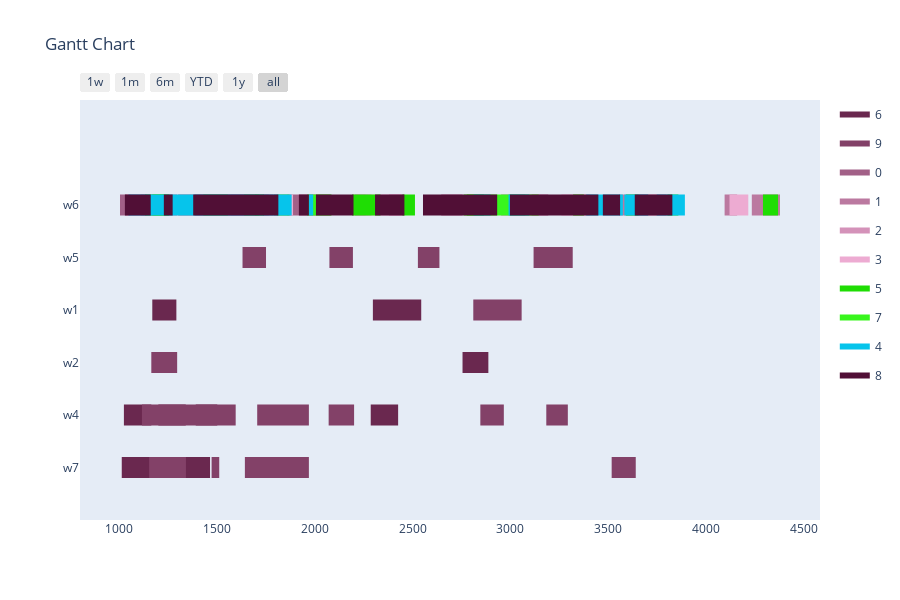

The code cell stored with this chart in its notebook:
### Markdown cell above
Config 4 - Randomized Mutation with "open" Planning Horizon

### Code cell
optimizer = BaseGA(env)
optimizer.configure('tardiness', 'twopointcrossover', 'roulettewheel', 'randomize')
last_time_slot = 0
for order in orders:
    if order[1] > last_time_slot:
        last_time_slot = order[1]
# all parameters after offspring_amount are optional (in this case -> verbose=True)
result, best_fitness_history, average_fitness_history, best_generation_history, feasible_gen = optimizer.optimize(orders, max_generations, earliest_time_slot, last_time_slot, population_size, offspring_amount, verbose=True)
workstation_assignments = reformat_result(result, orders, env)
visualize(workstation_assignments, best_fitness_history, average_fitness_history, best_generation_history, feasible_gen)

### Figure 1 — Plotly figure (JSON) as saved in the notebook; plotly's stock layout.template omitted (floating-point values rounded to 4 significant figures)
{"data": [{"fill": "toself", "fillcolor": "rgb(106, 40, 79)", "hoverinfo": "name", "legendgroup": "rgb(106, 40, 79)", "mode": "none", "name": "6", "type": "scatter", "x": [2529, 2634, 2634, 2529, 2529, 850, 970, 970, 850, 850, 745, 855, 855, 745, 745, 424, 547, 547, 424, 424, 2297, 2544, 2544, 2297, 2297, 710, 833, 833, 710, 710, 1170, 1293, 1293, 1170, 1170, 2755, 2887, 2887, 2755, 2755, 452, 675, 675, 452, 452, 1392, 1502, 1502, 1392, 1392, 404, 514, 514, 404, 404, 709, 839, 839, 709, 709, 2286, 2426, 2426, 2286, 2286, 1201, 1341, 1341, 1201, 1201, 1025, 1165, 1165, 1025, 1025, 1014, 1184, 1184, 1014, 1014, 1132, 1228, 1228, 1132, 1132, 1295, 1465, 1465, 1295], "y": [3.8, 3.8, 4.2, 4.2, null, 3.8, 3.8, 4.2, 4.2, null, 3.8, 3.8, 4.2, 4.2, null, 2.8, 2.8, 3.2, 3.2, null, 2.8, 2.8, 3.2, 3.2, null, 2.8, 2.8, 3.2, 3.2, null, 2.8, 2.8, 3.2, 3.2, null, 1.8, 1.8, 2.2, 2.2, null, 1.8, 1.8, 2.2, 2.2, null, 0.8, 0.8, 1.2, 1.2, null, 0.8, 0.8, 1.2, 1.2, null, 0.8, 0.8, 1.2, 1.2, null, 0.8, 0.8, 1.2, 1.2, null, 0.8, 0.8, 1.2, 1.2, null, 0.8, 0.8, 1.2, 1.2, null, -0.2, -0.2, 0.2, 0.2, null, -0.2, -0.2, 0.2, 0.2, null, -0.2, -0.2, 0.2, 0.2]}, {"fill": "toself", "fillcolor": "rgb(131, 65, 104)", "hoverinfo": "name", "legendgroup": "rgb(131, 65, 104)", "mode": "none", "name": "9", "type": "scatter", "x": [2527, 2637, 2637, 2527, 2527, 2075, 2195, 2195, 2075, 2075, 1631, 1751, 1751, 1631, 1631, 3118, 3318, 3318, 3118, 3118, 2810, 3057, 3057, 2810, 2810, 558, 690, 690, 558, 558, 1165, 1297, 1297, 1165, 1165, 2846, 2966, 2966, 2846, 2846, 997, 1117, 1117, 997, 997, 1596, 1706, 1706, 1596, 1596, 3183, 3293, 3293, 3183, 3183, 787, 917, 917, 787, 787, 2071, 2201, 2201, 2071, 2071, 1342, 1512, 1512, 1342, 1342, 3517, 3640, 3640, 3517, 3517, 984, 1154, 1154, 984, 984, 810, 960, 960, 810, 810, 1473, 1643, 1643, 1473], "y": [3.8, 3.8, 4.2, 4.2, null, 3.8, 3.8, 4.2, 4.2, null, 3.8, 3.8, 4.2, 4.2, null, 3.8, 3.8, 4.2, 4.2, null, 2.8, 2.8, 3.2, 3.2, null, 1.8, 1.8, 2.2, 2.2, null, 1.8, 1.8, 2.2, 2.2, null, 0.8, 0.8, 1.2, 1.2, null, 0.8, 0.8, 1.2, 1.2, null, 0.8, 0.8, 1.2, 1.2, null, 0.8, 0.8, 1.2, 1.2, null, 0.8, 0.8, 1.2, 1.2, null, 0.8, 0.8, 1.2, 1.2, null, -0.2, -0.2, 0.2, 0.2, null, -0.2, -0.2, 0.2, 0.2, null, -0.2, -0.2, 0.2, 0.2, null, -0.2, -0.2, 0.2, 0.2, null, -0.2, -0.2, 0.2, 0.2]}, {"fill": "toself", "fillcolor": "rgb(162, 96, 135)", "hoverinfo": "name", "legendgroup": "rgb(162, 96, 135)", "mode": "none", "name": "0", "type": "scatter", "x": [1386, 1531, 1531, 1386, 1386, 1736, 1906, 1906, 1736, 1736, 1407, 1587, 1587, 1407, 1407, 1436, 1569, 1569, 1436, 1436, 1966, 2071, 2071, 1966, 1966, 1141, 1241, 1241, 1141, 1141, 876, 991, 991, 876, 876, 1913, 2013, 2013, 1913, 1913, 720, 865, 865, 720, 720, 1922, 2052, 2052, 1922, 1922, 1427, 1532, 1532, 1427, 1427, 721, 834, 834, 721, 721, 1169, 1302, 1302, 1169, 1169, 1555, 1765, 1765, 1555, 1555, 1872, 2082, 2082, 1872, 1872, 1380, 1500, 1500, 1380, 1380, 1005, 1110, 1110, 1005, 1005, 626, 731, 731, 626, 626, 1591, 1696, 1696, 1591, 1591, 412, 535, 535, 412, 412, 1526, 1706, 1706, 1526, 1526, 1858, 1946, 1946, 1858, 1858, 943, 1058, 1058, 943], "y": [4.8, 4.8, 5.2, 5.2, null, 4.8, 4.8, 5.2, 5.2, null, 4.8, 4.8, 5.2, 5.2, null, 4.8, 4.8, 5.2, 5.2, null, 4.8, 4.8, 5.2, 5.2, null, 4.8, 4.8, 5.2, 5.2, null, 4.8, 4.8, 5.2, 5.2, null, 4.8, 4.8, 5.2, 5.2, null, 4.8, 4.8, 5.2, 5.2, null, 4.8, 4.8, 5.2, 5.2, null, 4.8, 4.8, 5.2, 5.2, null, 4.8, 4.8, 5.2, 5.2, null, 4.8, 4.8, 5.2, 5.2, null, 4.8, 4.8, 5.2, 5.2, null, 4.8, 4.8, 5.2, 5.2, null, 4.8, 4.8, 5.2, 5.2, null, 4.8, 4.8, 5.2, 5.2, null, 4.8, 4.8, 5.2, 5.2, null, 4.8, 4.8, 5.2, 5.2, null, 4.8, 4.8, 5.2, 5.2, null, 4.8, 4.8, 5.2, 5.2, null, 4.8, 4.8, 5.2, 5.2, null, 4.8, 4.8, 5.2, 5.2]}, {"fill": "toself", "fillcolor": "rgb(187, 121, 160)", "hoverinfo": "name", "legendgroup": "rgb(187, 121, 160)", "mode": "none", "name": "1", "type": "scatter", "x": [4094, 4158, 4158, 4094, 4094, 2379, 2426, 2426, 2379, 2379, 403, 468, 468, 403, 403, 2690, 2755, 2755, 2690, 2690, 577, 662, 662, 577, 577, 1572, 1716, 1716, 1572, 1572, 3108, 3193, 3193, 3108, 3108, 2952, 3075, 3075, 2952, 2952, 4233, 4377, 4377, 4233, 4233, 2205, 2290, 2290, 2205, 2205, 1790, 1875, 1875, 1790, 1790, 2381, 2458, 2458, 2381, 2381, 3580, 3703, 3703, 3580, 3580, 3555, 3665, 3665, 3555, 3555, 1165, 1298, 1298, 1165, 1165, 2646, 2693, 2693, 2646, 2646, 858, 913, 913, 858, 858, 626, 759, 759, 626], "y": [4.8, 4.8, 5.2, 5.2, null, 4.8, 4.8, 5.2, 5.2, null, 4.8, 4.8, 5.2, 5.2, null, 4.8, 4.8, 5.2, 5.2, null, 4.8, 4.8, 5.2, 5.2, null, 4.8, 4.8, 5.2, 5.2, null, 4.8, 4.8, 5.2, 5.2, null, 4.8, 4.8, 5.2, 5.2, null, 4.8, 4.8, 5.2, 5.2, null, 4.8, 4.8, 5.2, 5.2, null, 4.8, 4.8, 5.2, 5.2, null, 4.8, 4.8, 5.2, 5.2, null, 4.8, 4.8, 5.2, 5.2, null, 4.8, 4.8, 5.2, 5.2, null, 4.8, 4.8, 5.2, 5.2, null, 4.8, 4.8, 5.2, 5.2, null, 4.8, 4.8, 5.2, 5.2, null, 4.8, 4.8, 5.2, 5.2]}, {"fill": "toself", "fillcolor": "rgb(212, 146, 185)", "hoverinfo": "name", "legendgroup": "rgb(212, 146, 185)", "mode": "none", "name": "2", "type": "scatter", "x": [309, 464, 464, 309, 309, 724, 938, 938, 724, 724, 239, 403, 403, 239, 239, 3633, 3797, 3797, 3633, 3633, 765, 830, 830, 765, 765, 414, 569, 569, 414, 414, 876, 972, 972, 876, 876, 477, 613, 613, 477, 477, 632, 708, 708, 632, 632, 894, 1039, 1039, 894, 894, 1221, 1386, 1386, 1221, 1221, 356, 520, 520, 356, 356, 376, 442, 442, 376, 376, 1787, 2001, 2001, 1787, 1787, 2194, 2260, 2260, 2194], "y": [4.8, 4.8, 5.2, 5.2, null, 4.8, 4.8, 5.2, 5.2, null, 4.8, 4.8, 5.2, 5.2, null, 4.8, 4.8, 5.2, 5.2, null, 4.8, 4.8, 5.2, 5.2, null, 4.8, 4.8, 5.2, 5.2, null, 4.8, 4.8, 5.2, 5.2, null, 4.8, 4.8, 5.2, 5.2, null, 4.8, 4.8, 5.2, 5.2, null, 4.8, 4.8, 5.2, 5.2, null, 4.8, 4.8, 5.2, 5.2, null, 4.8, 4.8, 5.2, 5.2, null, 4.8, 4.8, 5.2, 5.2, null, 4.8, 4.8, 5.2, 5.2, null, 4.8, 4.8, 5.2, 5.2]}, {"fill": "toself", "fillcolor": "rgb(237, 171, 210)", "hoverinfo": "name", "legendgroup": "rgb(237, 171, 210)", "mode": "none", "name": "3", "type": "scatter", "x": [680, 844, 844, 680, 680, 1823, 1889, 1889, 1823, 1823, 580, 805, 805, 580, 580, 629, 784, 784, 629, 629, 815, 979, 979, 815, 815, 3260, 3405, 3405, 3260, 3260, 506, 602, 602, 506, 506, 251, 415, 415, 251, 251, 524, 749, 749, 524, 524, 756, 929, 929, 756, 756, 4119, 4215, 4215, 4119, 4119, 636, 732, 732, 636, 636, 703, 876, 876, 703, 703, 1039, 1104, 1104, 1039, 1039, 2274, 2447, 2447, 2274], "y": [4.8, 4.8, 5.2, 5.2, null, 4.8, 4.8, 5.2, 5.2, null, 4.8, 4.8, 5.2, 5.2, null, 4.8, 4.8, 5.2, 5.2, null, 4.8, 4.8, 5.2, 5.2, null, 4.8, 4.8, 5.2, 5.2, null, 4.8, 4.8, 5.2, 5.2, null, 4.8, 4.8, 5.2, 5.2, null, 4.8, 4.8, 5.2, 5.2, null, 4.8, 4.8, 5.2, 5.2, null, 4.8, 4.8, 5.2, 5.2, null, 4.8, 4.8, 5.2, 5.2, null, 4.8, 4.8, 5.2, 5.2, null, 4.8, 4.8, 5.2, 5.2, null, 4.8, 4.8, 5.2, 5.2]}, {"fill": "toself", "fillcolor": "rgb(31, 221, 4)", "hoverinfo": "name", "legendgroup": "rgb(31, 221, 4)", "mode": "none", "name": "5", "type": "scatter", "x": [2191, 2336, 2336, 2191, 2191, 389, 454, 454, 389, 389, 1694, 1741, 1741, 1694, 1694, 1133, 1256, 1256, 1133, 1133, 630, 753, 753, 630, 630, 595, 717, 717, 595, 595, 4290, 4367, 4367, 4290, 4290, 715, 802, 802, 715, 715, 285, 361, 361, 285, 285, 245, 370, 370, 245, 245, 548, 612, 612, 548, 548, 3320, 3375, 3375, 3320, 3320, 318, 404, 404, 318, 318, 2448, 2512, 2512, 2448, 2448, 3802, 3858, 3858, 3802, 3802, 574, 661, 661, 574, 574, 2777, 2864, 2864, 2777, 2777, 3590, 3654, 3654, 3590], "y": [4.8, 4.8, 5.2, 5.2, null, 4.8, 4.8, 5.2, 5.2, null, 4.8, 4.8, 5.2, 5.2, null, 4.8, 4.8, 5.2, 5.2, null, 4.8, 4.8, 5.2, 5.2, null, 4.8, 4.8, 5.2, 5.2, null, 4.8, 4.8, 5.2, 5.2, null, 4.8, 4.8, 5.2, 5.2, null, 4.8, 4.8, 5.2, 5.2, null, 4.8, 4.8, 5.2, 5.2, null, 4.8, 4.8, 5.2, 5.2, null, 4.8, 4.8, 5.2, 5.2, null, 4.8, 4.8, 5.2, 5.2, null, 4.8, 4.8, 5.2, 5.2, null, 4.8, 4.8, 5.2, 5.2, null, 4.8, 4.8, 5.2, 5.2, null, 4.8, 4.8, 5.2, 5.2, null, 4.8, 4.8, 5.2, 5.2]}, {"fill": "toself", "fillcolor": "rgb(56, 246, 29)", "hoverinfo": "name", "legendgroup": "rgb(56, 246, 29)", "mode": "none", "name": "7", "type": "scatter", "x": [3079, 3144, 3144, 3079, 3079, 1639, 1716, 1716, 1639, 1639, 2761, 2848, 2848, 2761, 2761, 1976, 2086, 2086, 1976, 1976, 669, 754, 754, 669, 669, 2023, 2078, 2078, 2023, 2023, 2846, 2969, 2969, 2846, 2846, 1431, 1556, 1556, 1431, 1431, 1961, 2048, 2048, 1961, 1961, 721, 831, 831, 721, 721, 1175, 1252, 1252, 1175, 1175, 3024, 3071, 3071, 3024, 3024, 3022, 3087, 3087, 3022, 3022, 436, 559, 559, 436, 436, 2948, 3071, 3071, 2948, 2948, 1979, 2044, 2044, 1979, 1979, 1806, 1871, 1871, 1806, 1806, 309, 395, 395, 309], "y": [4.8, 4.8, 5.2, 5.2, null, 4.8, 4.8, 5.2, 5.2, null, 4.8, 4.8, 5.2, 5.2, null, 4.8, 4.8, 5.2, 5.2, null, 4.8, 4.8, 5.2, 5.2, null, 4.8, 4.8, 5.2, 5.2, null, 4.8, 4.8, 5.2, 5.2, null, 4.8, 4.8, 5.2, 5.2, null, 4.8, 4.8, 5.2, 5.2, null, 4.8, 4.8, 5.2, 5.2, null, 4.8, 4.8, 5.2, 5.2, null, 4.8, 4.8, 5.2, 5.2, null, 4.8, 4.8, 5.2, 5.2, null, 4.8, 4.8, 5.2, 5.2, null, 4.8, 4.8, 5.2, 5.2, null, 4.8, 4.8, 5.2, 5.2, null, 4.8, 4.8, 5.2, 5.2, null, 4.8, 4.8, 5.2, 5.2]}, {"fill": "toself", "fillcolor": "rgb(6, 196, 235)", "hoverinfo": "name", "legendgroup": "rgb(6, 196, 235)", "mode": "none", "name": "4", "type": "scatter", "x": [1882, 1992, 1992, 1882, 1882, 879, 964, 964, 879, 879, 3020, 3096, 3096, 3020, 3020, 512, 577, 577, 512, 512, 755, 880, 880, 755, 755, 749, 825, 825, 749, 749, 915, 1048, 1048, 915, 915, 3582, 3704, 3704, 3582, 3582, 3440, 3550, 3550, 3440, 3440, 261, 308, 308, 261, 261, 380, 465, 465, 380, 380, 3747, 3891, 3891, 3747, 3747, 728, 851, 851, 728, 728, 2812, 2899, 2899, 2812, 2812, 3387, 3512, 3512, 3387, 3387, 3527, 3574, 3574, 3527, 3527, 236, 323, 323, 236, 236, 2990, 3076, 3076, 2990], "y": [4.8, 4.8, 5.2, 5.2, null, 4.8, 4.8, 5.2, 5.2, null, 4.8, 4.8, 5.2, 5.2, null, 4.8, 4.8, 5.2, 5.2, null, 4.8, 4.8, 5.2, 5.2, null, 4.8, 4.8, 5.2, 5.2, null, 4.8, 4.8, 5.2, 5.2, null, 4.8, 4.8, 5.2, 5.2, null, 4.8, 4.8, 5.2, 5.2, null, 4.8, 4.8, 5.2, 5.2, null, 4.8, 4.8, 5.2, 5.2, null, 4.8, 4.8, 5.2, 5.2, null, 4.8, 4.8, 5.2, 5.2, null, 4.8, 4.8, 5.2, 5.2, null, 4.8, 4.8, 5.2, 5.2, null, 4.8, 4.8, 5.2, 5.2, null, 4.8, 4.8, 5.2, 5.2, null, 4.8, 4.8, 5.2, 5.2]}, {"fill": "toself", "fillcolor": "rgb(81, 15, 54)", "hoverinfo": "name", "legendgroup": "rgb(81, 15, 54)", "mode": "none", "name": "8", "type": "scatter", "x": [2308, 2458, 2458, 2308, 2308, 709, 919, 919, 709, 709, 3209, 3449, 3449, 3209, 3209, 695, 825, 825, 695, 695, 2553, 2793, 2793, 2553, 2553, 3472, 3560, 3560, 3472, 3472, 992, 1162, 1162, 992, 992, 1030, 1160, 1160, 1030, 1030, 3635, 3827, 3827, 3635, 3635, 491, 671, 671, 491, 491, 489, 681, 681, 489, 489, 1814, 1919, 1919, 1814, 1814, 3317, 3422, 3422, 3317, 3317, 2006, 2198, 2198, 2006, 2006, 3053, 3207, 3207, 3053, 3053, 2771, 2891, 2891, 2771, 2771, 2817, 2932, 2932, 2817, 2817, 2997, 3130, 3130, 2997, 2997, 1274, 1379, 1379, 1274, 1274, 3114, 3268, 3268, 3114, 3114, 1075, 1229, 1229, 1075, 1075, 520, 690, 690, 520, 520, 3219, 3411, 3411, 3219], "y": [4.8, 4.8, 5.2, 5.2, null, 4.8, 4.8, 5.2, 5.2, null, 4.8, 4.8, 5.2, 5.2, null, 4.8, 4.8, 5.2, 5.2, null, 4.8, 4.8, 5.2, 5.2, null, 4.8, 4.8, 5.2, 5.2, null, 4.8, 4.8, 5.2, 5.2, null, 4.8, 4.8, 5.2, 5.2, null, 4.8, 4.8, 5.2, 5.2, null, 4.8, 4.8, 5.2, 5.2, null, 4.8, 4.8, 5.2, 5.2, null, 4.8, 4.8, 5.2, 5.2, null, 4.8, 4.8, 5.2, 5.2, null, 4.8, 4.8, 5.2, 5.2, null, 4.8, 4.8, 5.2, 5.2, null, 4.8, 4.8, 5.2, 5.2, null, 4.8, 4.8, 5.2, 5.2, null, 4.8, 4.8, 5.2, 5.2, null, 4.8, 4.8, 5.2, 5.2, null, 4.8, 4.8, 5.2, 5.2, null, 4.8, 4.8, 5.2, 5.2, null, 4.8, 4.8, 5.2, 5.2, null, 4.8, 4.8, 5.2, 5.2]}, {"legendgroup": "rgb(106, 40, 79)", "marker": {"color": "rgb(106, 40, 79)", "opacity": 0, "size": 1}, "mode": "markers", "name": "", "showlegend": false, "text": [null, null, null, null, null, null, null, null, null, null, null, null, null, null, null, null, null, null, null, null, null, null, null, null, null, null, null, null, null, null, null, null, null, null, null, null], "type": "scatter", "x": [2529, 2634, 850, 970, 745, 855, 424, 547, 2297, 2544, 710, 833, 1170, 1293, 2755, 2887, 452, 675, 1392, 1502, 404, 514, 709, 839, 2286, 2426, 1201, 1341, 1025, 1165, 1014, 1184, 1132, 1228, 1295, 1465], "y": [4, 4, 4, 4, 4, 4, 3, 3, 3, 3, 3, 3, 3, 3, 2, 2, 2, 2, 1, 1, 1, 1, 1, 1, 1, 1, 1, 1, 1, 1, 0, 0, 0, 0, 0, 0]}, {"legendgroup": "rgb(131, 65, 104)", "marker": {"color": "rgb(131, 65, 104)", "opacity": 0, "size": 1}, "mode": "markers", "name": "", "showlegend": false, "text": [null, null, null, null, null, null, null, null, null, null, null, null, null, null, null, null, null, null, null, null, null, null, null, null, null, null, null, null, null, null, null, null, null, null, null, null], "type": "scatter", "x": [2527, 2637, 2075, 2195, 1631, 1751, 3118, 3318, 2810, 3057, 558, 690, 1165, 1297, 2846, 2966, 997, 1117, 1596, 1706, 3183, 3293, 787, 917, 2071, 2201, 1342, 1512, 3517, 3640, 984, 1154, 810, 960, 1473, 1643], "y": [4, 4, 4, 4, 4, 4, 4, 4, 3, 3, 2, 2, 2, 2, 1, 1, 1, 1, 1, 1, 1, 1, 1, 1, 1, 1, 0, 0, 0, 0, 0, 0, 0, 0, 0, 0]}, {"legendgroup": "rgb(162, 96, 135)", "marker": {"color": "rgb(162, 96, 135)", "opacity": 0, "size": 1}, "mode": "markers", "name": "", "showlegend": false, "text": [null, null, null, null, null, null, null, null, null, null, null, null, null, null, null, null, null, null, null, null, null, null, null, null, null, null, null, null, null, null, null, null, null, null, null, null, null, null, null, null, null, null, null, null, null, null], "type": "scatter", "x": [1386, 1531, 1736, 1906, 1407, 1587, 1436, 1569, 1966, 2071, 1141, 1241, 876, 991, 1913, 2013, 720, 865, 1922, 2052, 1427, 1532, 721, 834, 1169, 1302, 1555, 1765, 1872, 2082, 1380, 1500, 1005, 1110, 626, 731, 1591, 1696, 412, 535, 1526, 1706, 1858, 1946, 943, 1058], "y": [5, 5, 5, 5, 5, 5, 5, 5, 5, 5, 5, 5, 5, 5, 5, 5, 5, 5, 5, 5, 5, 5, 5, 5, 5, 5, 5, 5, 5, 5, 5, 5, 5, 5, 5, 5, 5, 5, 5, 5, 5, 5, 5, 5, 5, 5]}, {"legendgroup": "rgb(187, 121, 160)", "marker": {"color": "rgb(187, 121, 160)", "opacity": 0, "size": 1}, "mode": "markers", "name": "", "showlegend": false, "text": [null, null, null, null, null, null, null, null, null, null, null, null, null, null, null, null, null, null, null, null, null, null, null, null, null, null, null, null, null, null, null, null, null, null, null, null], "type": "scatter", "x": [4094, 4158, 2379, 2426, 403, 468, 2690, 2755, 577, 662, 1572, 1716, 3108, 3193, 2952, 3075, 4233, 4377, 2205, 2290, 1790, 1875, 2381, 2458, 3580, 3703, 3555, 3665, 1165, 1298, 2646, 2693, 858, 913, 626, 759], "y": [5, 5, 5, 5, 5, 5, 5, 5, 5, 5, 5, 5, 5, 5, 5, 5, 5, 5, 5, 5, 5, 5, 5, 5, 5, 5, 5, 5, 5, 5, 5, 5, 5, 5, 5, 5]}, {"legendgroup": "rgb(212, 146, 185)", "marker": {"color": "rgb(212, 146, 185)", "opacity": 0, "size": 1}, "mode": "markers", "name": "", "showlegend": false, "text": [null, null, null, null, null, null, null, null, null, null, null, null, null, null, null, null, null, null, null, null, null, null, null, null, null, null, null, null, null, null], "type": "scatter", "x": [309, 464, 724, 938, 239, 403, 3633, 3797, 765, 830, 414, 569, 876, 972, 477, 613, 632, 708, 894, 1039, 1221, 1386, 356, 520, 376, 442, 1787, 2001, 2194, 2260], "y": [5, 5, 5, 5, 5, 5, 5, 5, 5, 5, 5, 5, 5, 5, 5, 5, 5, 5, 5, 5, 5, 5, 5, 5, 5, 5, 5, 5, 5, 5]}, {"legendgroup": "rgb(237, 171, 210)", "marker": {"color": "rgb(237, 171, 210)", "opacity": 0, "size": 1}, "mode": "markers", "name": "", "showlegend": false, "text": [null, null, null, null, null, null, null, null, null, null, null, null, null, null, null, null, null, null, null, null, null, null, null, null, null, null, null, null, null, null], "type": "scatter", "x": [680, 844, 1823, 1889, 580, 805, 629, 784, 815, 979, 3260, 3405, 506, 602, 251, 415, 524, 749, 756, 929, 4119, 4215, 636, 732, 703, 876, 1039, 1104, 2274, 2447], "y": [5, 5, 5, 5, 5, 5, 5, 5, 5, 5, 5, 5, 5, 5, 5, 5, 5, 5, 5, 5, 5, 5, 5, 5, 5, 5, 5, 5, 5, 5]}, {"legendgroup": "rgb(31, 221, 4)", "marker": {"color": "rgb(31, 221, 4)", "opacity": 0, "size": 1}, "mode": "markers", "name": "", "showlegend": false, "text": [null, null, null, null, null, null, null, null, null, null, null, null, null, null, null, null, null, null, null, null, null, null, null, null, null, null, null, null, null, null, null, null, null, null, null, null], "type": "scatter", "x": [2191, 2336, 389, 454, 1694, 1741, 1133, 1256, 630, 753, 595, 717, 4290, 4367, 715, 802, 285, 361, 245, 370, 548, 612, 3320, 3375, 318, 404, 2448, 2512, 3802, 3858, 574, 661, 2777, 2864, 3590, 3654], "y": [5, 5, 5, 5, 5, 5, 5, 5, 5, 5, 5, 5, 5, 5, 5, 5, 5, 5, 5, 5, 5, 5, 5, 5, 5, 5, 5, 5, 5, 5, 5, 5, 5, 5, 5, 5]}, {"legendgroup": "rgb(56, 246, 29)", "marker": {"color": "rgb(56, 246, 29)", "opacity": 0, "size": 1}, "mode": "markers", "name": "", "showlegend": false, "text": [null, null, null, null, null, null, null, null, null, null, null, null, null, null, null, null, null, null, null, null, null, null, null, null, null, null, null, null, null, null, null, null, null, null, null, null], "type": "scatter", "x": [3079, 3144, 1639, 1716, 2761, 2848, 1976, 2086, 669, 754, 2023, 2078, 2846, 2969, 1431, 1556, 1961, 2048, 721, 831, 1175, 1252, 3024, 3071, 3022, 3087, 436, 559, 2948, 3071, 1979, 2044, 1806, 1871, 309, 395], "y": [5, 5, 5, 5, 5, 5, 5, 5, 5, 5, 5, 5, 5, 5, 5, 5, 5, 5, 5, 5, 5, 5, 5, 5, 5, 5, 5, 5, 5, 5, 5, 5, 5, 5, 5, 5]}, {"legendgroup": "rgb(6, 196, 235)", "marker": {"color": "rgb(6, 196, 235)", "opacity": 0, "size": 1}, "mode": "markers", "name": "", "showlegend": false, "text": [null, null, null, null, null, null, null, null, null, null, null, null, null, null, null, null, null, null, null, null, null, null, null, null, null, null, null, null, null, null, null, null, null, null, null, null], "type": "scatter", "x": [1882, 1992, 879, 964, 3020, 3096, 512, 577, 755, 880, 749, 825, 915, 1048, 3582, 3704, 3440, 3550, 261, 308, 380, 465, 3747, 3891, 728, 851, 2812, 2899, 3387, 3512, 3527, 3574, 236, 323, 2990, 3076], "y": [5, 5, 5, 5, 5, 5, 5, 5, 5, 5, 5, 5, 5, 5, 5, 5, 5, 5, 5, 5, 5, 5, 5, 5, 5, 5, 5, 5, 5, 5, 5, 5, 5, 5, 5, 5]}, {"legendgroup": "rgb(81, 15, 54)", "marker": {"color": "rgb(81, 15, 54)", "opacity": 0, "size": 1}, "mode": "markers", "name": "", "showlegend": false, "text": [null, null, null, null, null, null, null, null, null, null, null, null, null, null, null, null, null, null, null, null, null, null, null, null, null, null, null, null, null, null, null, null, null, null, null, null, null, null, null, null, null, null, null, null, null, null], "type": "scatter", "x": [2308, 2458, 709, 919, 3209, 3449, 695, 825, 2553, 2793, 3472, 3560, 992, 1162, 1030, 1160, 3635, 3827, 491, 671, 489, 681, 1814, 1919, 3317, 3422, 2006, 2198, 3053, 3207, 2771, 2891, 2817, 2932, 2997, 3130, 1274, 1379, 3114, 3268, 1075, 1229, 520, 690, 3219, 3411], "y": [5, 5, 5, 5, 5, 5, 5, 5, 5, 5, 5, 5, 5, 5, 5, 5, 5, 5, 5, 5, 5, 5, 5, 5, 5, 5, 5, 5, 5, 5, 5, 5, 5, 5, 5, 5, 5, 5, 5, 5, 5, 5, 5, 5, 5, 5]}], "layout": {"height": 600, "hovermode": "closest", "showlegend": true, "title": {"text": "Gantt Chart"}, "xaxis": {"rangeselector": {"buttons": [{"count": 7, "label": "1w", "step": "day", "stepmode": "backward"}, {"count": 1, "label": "1m", "step": "month", "stepmode": "backward"}, {"count": 6, "label": "6m", "step": "month", "stepmode": "backward"}, {"count": 1, "label": "YTD", "step": "year", "stepmode": "todate"}, {"count": 1, "label": "1y", "step": "year", "stepmode": "backward"}, {"step": "all"}]}, "showgrid": false, "type": "date", "zeroline": false}, "yaxis": {"autorange": false, "range": [-1, 7], "showgrid": false, "ticktext": ["w7", "w4", "w2", "w1", "w5", "w6"], "tickvals": [0, 1, 2, 3, 4, 5], "zeroline": false}}}
